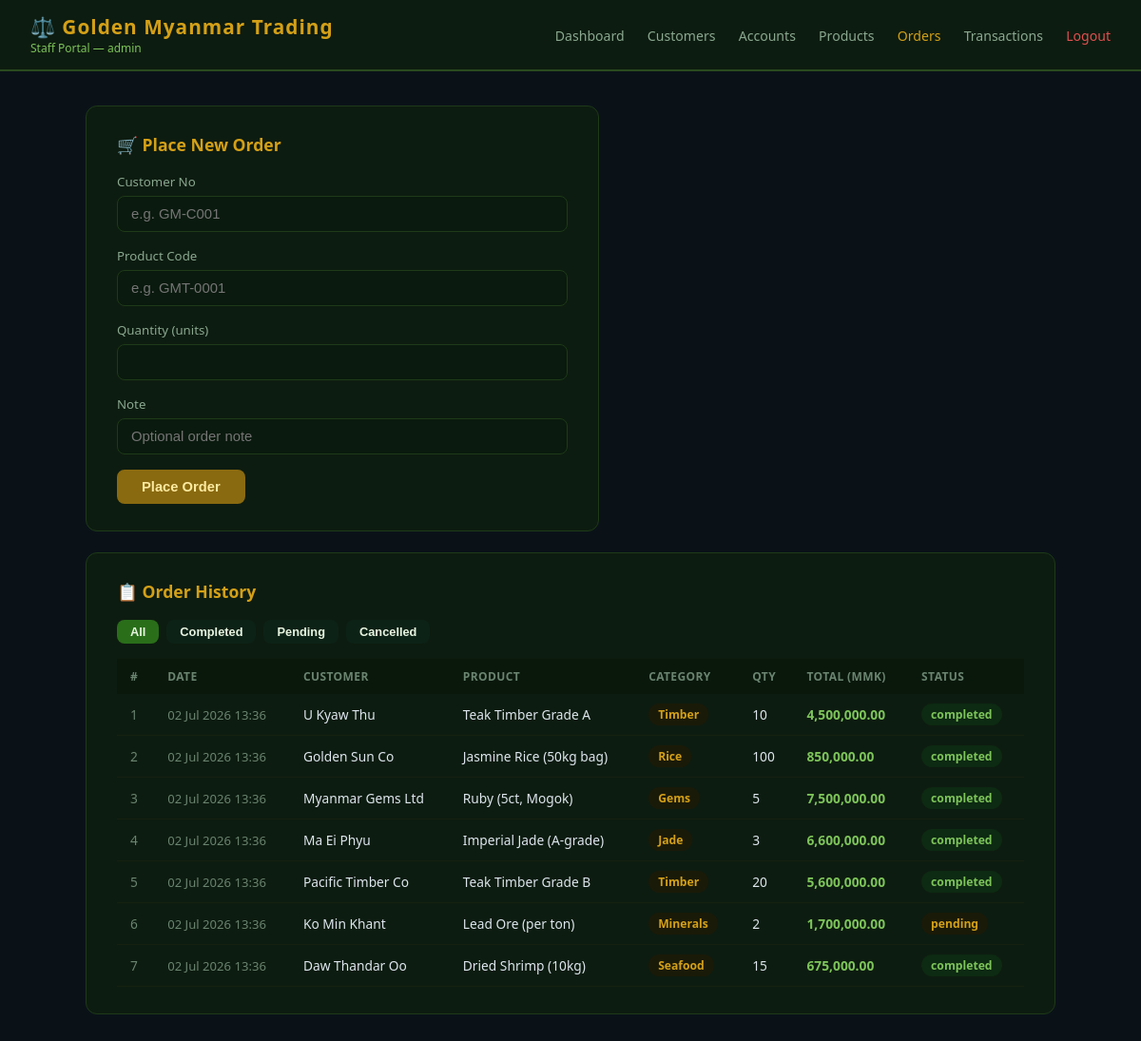
Page /lab/company-web-server/orders.php (signed in) on the committed database.
### tables this page shows
CREATE TABLE IF NOT EXISTS orders (
    id           INT AUTO_INCREMENT PRIMARY KEY,
    cust_no      VARCHAR(20) NOT NULL,
    product_code VARCHAR(20) NOT NULL,
    quantity     INT NOT NULL,
    total_amount DECIMAL(18,2) NOT NULL,
    note         TEXT,
    status       ENUM('completed','pending','cancelled') DEFAULT 'completed',
    created_at   DATETIME DEFAULT CURRENT_TIMESTAMP,
    INDEX idx_cust  (cust_no),
    INDEX idx_prod  (product_code)
);

CREATE TABLE IF NOT EXISTS customers (
    id         INT AUTO_INCREMENT PRIMARY KEY,
    cust_no    VARCHAR(20) UNIQUE NOT NULL,
    full_name  VARCHAR(100) NOT NULL,
    nrc_no     VARCHAR(30),                     
    email      VARCHAR(120),
    phone      VARCHAR(20),
    address    TEXT,
    status     ENUM('active','inactive','blacklisted') DEFAULT 'active',
    created_at DATETIME DEFAULT CURRENT_TIMESTAMP
);

CREATE TABLE IF NOT EXISTS products (
    id           INT AUTO_INCREMENT PRIMARY KEY,
    product_code VARCHAR(20) UNIQUE NOT NULL,
    name         VARCHAR(150) NOT NULL,
    category     ENUM('timber','gems','rice','seafood','jade','minerals','other') DEFAULT 'other',
    price        DECIMAL(15,2) DEFAULT 0.00,    
    stock        INT DEFAULT 0,
    description  TEXT,
    status       ENUM('available','out_of_stock','discontinued') DEFAULT 'available',
    created_at   DATETIME DEFAULT CURRENT_TIMESTAMP
);

### lab/company-web-server/orders.php (the view, shortened to what this page needs)
<?php
require 'db.php';
$status_filter = isset($_GET['status']) ? $_GET['status'] : '';
$where = $status_filter ? "WHERE o.status='$status_filter'" : '';
$orders = $conn->query(
    "SELECT o.*, c.full_name, p.name as product_name, p.category
     FROM orders o
     JOIN customers c ON c.cust_no = o.cust_no
     JOIN products p ON p.product_code = o.product_code
     $where
     ORDER BY o.created_at DESC"
);
?>
<!DOCTYPE html>
<html lang="en">
<head>
<link rel="stylesheet" href="style.css">
</head>
<body>
<?php include 'nav.php'; ?>
<div class="container">
  <div class="card" style="max-width:540px">
    <h2>🛒 Place New Order</h2>
    <form method="POST">
      <div class="form-group"><label>Customer No</label><input name="cust_no" placeholder="e.g. GM-C001" required></div>
      <div class="form-group"><label>Product Code</label><input name="product_code" placeholder="e.g. GMT-0001" required></div>
      <div class="form-group"><label>Quantity (units)</label><input name="quantity" type="number" min="1" required></div>
      <div class="form-group"><label>Note</label><input name="note" placeholder="Optional order note"></div>
      <button class="btn btn-gold" name="place_order" value="1">Place Order</button>
    </form>
  </div>
  <div class="card">
    <h2>📋 Order History</h2>
    <div style="display:flex;gap:8px;margin-bottom:16px">
      <a href="orders.php"><button class="btn btn-sm" style="<?= !$status_filter ? '' : 'background:#0d2217' ?>">All</button></a>
      <a href="?status=completed"><button class="btn btn-sm" style="<?= $status_filter==='completed' ? '' : 'background:#0d2217' ?>">Completed</button></a>
      <a href="?status=pending"><button class="btn btn-sm" style="<?= $status_filter==='pending' ? 'background:#2a1e08;color:#d4a017' : 'background:#0d2217' ?>">Pending</button></a>
      <a href="?status=cancelled"><button class="btn btn-sm" style="<?= $status_filter==='cancelled' ? 'background:#2a0d0d;color:#e05050' : 'background:#0d2217' ?>">Cancelled</button></a>
    </div>
    <?php if ($orders === false || $orders->num_rows === 0): ?>
      <p style="color:#6a8470">No orders found.</p>
    <?php else: ?>
    <table>
      <tr><th>#</th><th>Date</th><th>Customer</th><th>Product</th><th>Category</th><th>Qty</th><th>Total (MMK)</th><th>Status</th></tr>
      <?php while ($o = $orders->fetch_assoc()): ?>
      <tr>
        <td style="color:#6a8470"><?= $o['id'] ?></td>
        <td style="font-size:0.82rem;color:#6a8470"><?= date('d M Y H:i', strtotime($o['created_at'])) ?></td>
        <td><?= htmlspecialchars($o['full_name']) ?></td>
        <td style="font-weight:500"><?= htmlspecialchars($o['product_name']) ?></td>
        <td><span class="badge badge-pending" style="text-transform:capitalize"><?= $o['category'] ?></span></td>
        <td><?= $o['quantity'] ?></td>
        <td style="color:#7dc45a;font-weight:600"><?= number_format($o['total_amount'], 2) ?></td>
        <td><span class="badge badge-<?= $o['status'] === 'completed' ? 'credit' : ($o['status'] === 'pending' ? 'pending' : 'inactive') ?>"><?= $o['status'] ?></span></td>
      </tr>
      <?php endwhile; ?>
    </table>
    <?php endif; ?>
  </div>
</div>
</body>
</html>

### lab/company-web-server/style.css (style rules this page uses)
* { box-sizing: border-box; margin: 0; padding: 0; }
body { font-family: 'Segoe UI', sans-serif; background: #0a1218; color: #dde6ee; min-height: 100vh; }
.container { max-width: 1060px; margin: 36px auto; padding: 0 20px; }
.card { background: #0d1c10; border: 1px solid #1e3a18; border-radius: 12px; padding: 28px 32px; margin-bottom: 22px; }
.card h2 { color: #d4a017; margin-bottom: 18px; font-size: 1.1rem; display: flex; align-items: center; gap: 8px; }
.form-group { margin-bottom: 16px; }
.form-group label { display: block; margin-bottom: 6px; color: #8aa890; font-size: 0.83rem; }
.form-group input, .form-group select, .form-group textarea { width: 100%; padding: 10px 14px; background: #0a1a0e; border: 1px solid #1e3a18; border-radius: 8px; color: #dde6ee; font-size: 0.93rem; }
.btn { background: #2a6e1a; color: #e8f5e0; border: none; padding: 10px 26px; border-radius: 8px; cursor: pointer; font-size: 0.92rem; font-weight: 600; transition: background 0.2s; }
.btn-gold { background: #8a6a10; color: #fdeaa0; }
.btn-sm { padding: 5px 14px; font-size: 0.80rem; }
table { width: 100%; border-collapse: collapse; font-size: 0.86rem; }
th { background: #0a180c; color: #6a8470; padding: 10px 14px; text-align: left; font-weight: 600; text-transform: uppercase; font-size: 0.75rem; letter-spacing: 0.4px; }
td { padding: 10px 14px; border-bottom: 1px solid #152010; }
.badge { display: inline-block; padding: 3px 10px; border-radius: 20px; font-size: 0.76rem; font-weight: 600; }
.badge-credit { background: #0d2a12; color: #7dc45a; }
.badge-pending { background: #1a1a08; color: #d4a017; }

### rows in the picture
orders: id "1", created_at "02 Jul 2026 13:36", customers.full_name "U Kyaw Thu", products.name "Teak Timber Grade A", products.category "Timber", quantity "10", total_amount "4,500,000.00", status "completed"
orders: id "2", created_at "02 Jul 2026 13:36", customers.full_name "Golden Sun Co", products.name "Jasmine Rice (50kg bag)", products.category "Rice", quantity "100", total_amount "850,000.00", status "completed"
orders: id "3", created_at "02 Jul 2026 13:36", customers.full_name "Myanmar Gems Ltd", products.name "Ruby (5ct, Mogok)", products.category "Gems", quantity "5", total_amount "7,500,000.00", status "completed"
orders: id "4", created_at "02 Jul 2026 13:36", customers.full_name "Ma Ei Phyu", products.name "Imperial Jade (A-grade)", products.category "Jade", quantity "3", total_amount "6,600,000.00", status "completed"
orders: id "5", created_at "02 Jul 2026 13:36", customers.full_name "Pacific Timber Co", products.name "Teak Timber Grade B", products.category "Timber", quantity "20", total_amount "5,600,000.00", status "completed"
orders: id "6", created_at "02 Jul 2026 13:36", customers.full_name "Ko Min Khant", products.name "Lead Ore (per ton)", products.category "Minerals", quantity "2", total_amount "1,700,000.00", status "pending"
orders: id "7", created_at "02 Jul 2026 13:36", customers.full_name "Daw Thandar Oo", products.name "Dried Shrimp (10kg)", products.category "Seafood", quantity "15", total_amount "675,000.00", status "completed"

### other values in the picture
$_SESSION['staff_role'] "admin"
